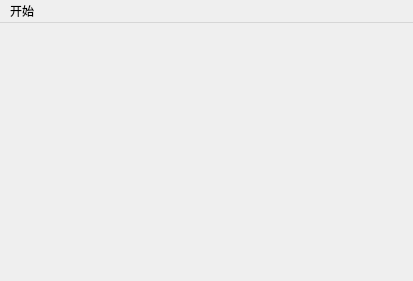
<?xml version="1.0" encoding="UTF-8"?>
<ui version="4.0">
 <class>MainScene</class>
 <widget class="QMainWindow" name="MainScene">
  <property name="geometry">
   <rect>
    <x>0</x>
    <y>0</y>
    <width>413</width>
    <height>281</height>
   </rect>
  </property>
  <property name="windowTitle">
   <string>MainScene</string>
  </property>
  <widget class="QWidget" name="centralwidget"/>
  <widget class="QMenuBar" name="menubar">
   <property name="geometry">
    <rect>
     <x>0</x>
     <y>0</y>
     <width>413</width>
     <height>23</height>
    </rect>
   </property>
   <widget class="QMenu" name="menu">
    <property name="title">
     <string>开始</string>
    </property>
    <addaction name="actionQuit"/>
   </widget>
   <addaction name="menu"/>
  </widget>
  <action name="actionQuit">
   <property name="text">
    <string>退出</string>
   </property>
  </action>
 </widget>
 <resources/>
 <connections/>
</ui>
